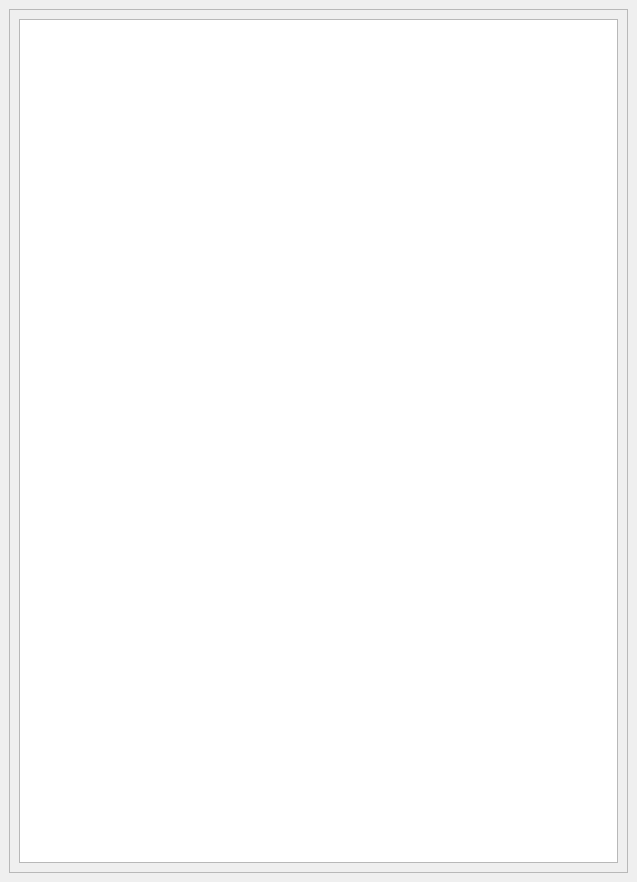
<?xml version="1.0" encoding="UTF-8"?>
<ui version="4.0">
 <class>VisualWidget</class>
 <widget class="QWidget" name="VisualWidget">
  <property name="geometry">
   <rect>
    <x>0</x>
    <y>0</y>
    <width>637</width>
    <height>882</height>
   </rect>
  </property>
  <property name="windowTitle">
   <string>Form</string>
  </property>
  <layout class="QVBoxLayout" name="verticalLayout">
   <property name="spacing">
    <number>0</number>
   </property>
   <property name="leftMargin">
    <number>0</number>
   </property>
   <property name="topMargin">
    <number>0</number>
   </property>
   <property name="rightMargin">
    <number>0</number>
   </property>
   <property name="bottomMargin">
    <number>0</number>
   </property>
   <item>
    <widget class="QStackedWidget" name="stackedWidget">
     <widget class="QWidget" name="page_curve">
      <layout class="QHBoxLayout" name="horizontalLayout">
       <item>
        <widget class="QFrame" name="frame">
         <property name="frameShape">
          <enum>QFrame::StyledPanel</enum>
         </property>
         <property name="frameShadow">
          <enum>QFrame::Raised</enum>
         </property>
         <layout class="QHBoxLayout" name="horizontalLayout_2">
          <item>
           <widget class="QChartView" name="graphicsView_curve">
            <property name="styleSheet">
             <string notr="true"/>
            </property>
           </widget>
          </item>
         </layout>
        </widget>
       </item>
      </layout>
     </widget>
    </widget>
   </item>
  </layout>
 </widget>
 <customwidgets>
  <customwidget>
   <class>QChartView</class>
   <extends>QGraphicsView</extends>
   <header>QtCharts</header>
  </customwidget>
 </customwidgets>
 <resources/>
 <connections/>
</ui>
